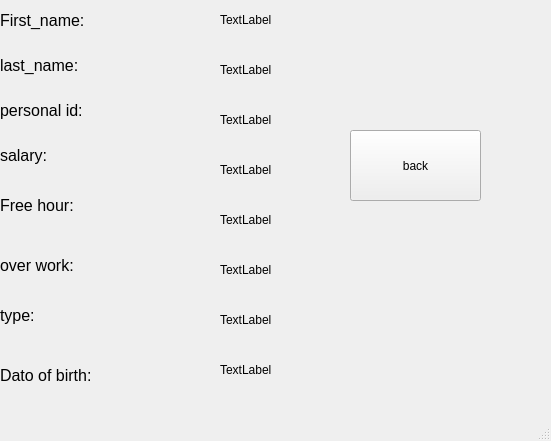
<?xml version="1.0" encoding="UTF-8"?>
<ui version="4.0">
 <class>show_employee_information</class>
 <widget class="QMainWindow" name="show_employee_information">
  <property name="geometry">
   <rect>
    <x>0</x>
    <y>0</y>
    <width>551</width>
    <height>441</height>
   </rect>
  </property>
  <property name="windowTitle">
   <string>MainWindow</string>
  </property>
  <widget class="QWidget" name="centralwidget">
   <widget class="QLabel" name="label">
    <property name="geometry">
     <rect>
      <x>0</x>
      <y>0</y>
      <width>111</width>
      <height>41</height>
     </rect>
    </property>
    <property name="font">
     <font>
      <pointsize>12</pointsize>
     </font>
    </property>
    <property name="text">
     <string>First_name:</string>
    </property>
   </widget>
   <widget class="QLabel" name="label_2">
    <property name="geometry">
     <rect>
      <x>0</x>
      <y>50</y>
      <width>101</width>
      <height>31</height>
     </rect>
    </property>
    <property name="font">
     <font>
      <pointsize>12</pointsize>
     </font>
    </property>
    <property name="text">
     <string>last_name:</string>
    </property>
   </widget>
   <widget class="QLabel" name="label_3">
    <property name="geometry">
     <rect>
      <x>0</x>
      <y>90</y>
      <width>101</width>
      <height>41</height>
     </rect>
    </property>
    <property name="font">
     <font>
      <pointsize>12</pointsize>
     </font>
    </property>
    <property name="text">
     <string>personal id:</string>
    </property>
   </widget>
   <widget class="QLabel" name="label_4">
    <property name="geometry">
     <rect>
      <x>0</x>
      <y>140</y>
      <width>91</width>
      <height>31</height>
     </rect>
    </property>
    <property name="font">
     <font>
      <pointsize>12</pointsize>
     </font>
    </property>
    <property name="text">
     <string>salary:</string>
    </property>
   </widget>
   <widget class="QLabel" name="label_5">
    <property name="geometry">
     <rect>
      <x>0</x>
      <y>190</y>
      <width>91</width>
      <height>31</height>
     </rect>
    </property>
    <property name="font">
     <font>
      <pointsize>12</pointsize>
     </font>
    </property>
    <property name="text">
     <string>Free hour:</string>
    </property>
   </widget>
   <widget class="QLabel" name="label_6">
    <property name="geometry">
     <rect>
      <x>0</x>
      <y>250</y>
      <width>101</width>
      <height>31</height>
     </rect>
    </property>
    <property name="font">
     <font>
      <pointsize>12</pointsize>
     </font>
    </property>
    <property name="text">
     <string>over work:</string>
    </property>
   </widget>
   <widget class="QLabel" name="label_7">
    <property name="geometry">
     <rect>
      <x>0</x>
      <y>300</y>
      <width>71</width>
      <height>31</height>
     </rect>
    </property>
    <property name="font">
     <font>
      <pointsize>12</pointsize>
     </font>
    </property>
    <property name="text">
     <string>type:</string>
    </property>
   </widget>
   <widget class="QLabel" name="label_8">
    <property name="geometry">
     <rect>
      <x>220</x>
      <y>10</y>
      <width>63</width>
      <height>20</height>
     </rect>
    </property>
    <property name="text">
     <string>TextLabel</string>
    </property>
   </widget>
   <widget class="QLabel" name="label_9">
    <property name="geometry">
     <rect>
      <x>220</x>
      <y>60</y>
      <width>63</width>
      <height>20</height>
     </rect>
    </property>
    <property name="text">
     <string>TextLabel</string>
    </property>
   </widget>
   <widget class="QLabel" name="label_10">
    <property name="geometry">
     <rect>
      <x>220</x>
      <y>110</y>
      <width>63</width>
      <height>20</height>
     </rect>
    </property>
    <property name="text">
     <string>TextLabel</string>
    </property>
   </widget>
   <widget class="QLabel" name="label_11">
    <property name="geometry">
     <rect>
      <x>220</x>
      <y>160</y>
      <width>63</width>
      <height>20</height>
     </rect>
    </property>
    <property name="text">
     <string>TextLabel</string>
    </property>
   </widget>
   <widget class="QLabel" name="label_12">
    <property name="geometry">
     <rect>
      <x>220</x>
      <y>210</y>
      <width>63</width>
      <height>20</height>
     </rect>
    </property>
    <property name="text">
     <string>TextLabel</string>
    </property>
   </widget>
   <widget class="QLabel" name="label_13">
    <property name="geometry">
     <rect>
      <x>220</x>
      <y>260</y>
      <width>63</width>
      <height>20</height>
     </rect>
    </property>
    <property name="text">
     <string>TextLabel</string>
    </property>
   </widget>
   <widget class="QLabel" name="label_14">
    <property name="geometry">
     <rect>
      <x>220</x>
      <y>310</y>
      <width>63</width>
      <height>20</height>
     </rect>
    </property>
    <property name="text">
     <string>TextLabel</string>
    </property>
   </widget>
   <widget class="QPushButton" name="pushButton">
    <property name="geometry">
     <rect>
      <x>350</x>
      <y>130</y>
      <width>131</width>
      <height>71</height>
     </rect>
    </property>
    <property name="text">
     <string>back</string>
    </property>
   </widget>
   <widget class="QLabel" name="label_15">
    <property name="geometry">
     <rect>
      <x>0</x>
      <y>360</y>
      <width>111</width>
      <height>31</height>
     </rect>
    </property>
    <property name="font">
     <font>
      <pointsize>12</pointsize>
     </font>
    </property>
    <property name="text">
     <string>Dato of birth:</string>
    </property>
   </widget>
   <widget class="QLabel" name="label_16">
    <property name="geometry">
     <rect>
      <x>220</x>
      <y>360</y>
      <width>63</width>
      <height>20</height>
     </rect>
    </property>
    <property name="text">
     <string>TextLabel</string>
    </property>
   </widget>
  </widget>
  <widget class="QMenuBar" name="menubar">
   <property name="geometry">
    <rect>
     <x>0</x>
     <y>0</y>
     <width>551</width>
     <height>26</height>
    </rect>
   </property>
  </widget>
  <widget class="QStatusBar" name="statusbar"/>
 </widget>
 <resources/>
 <connections/>
</ui>
